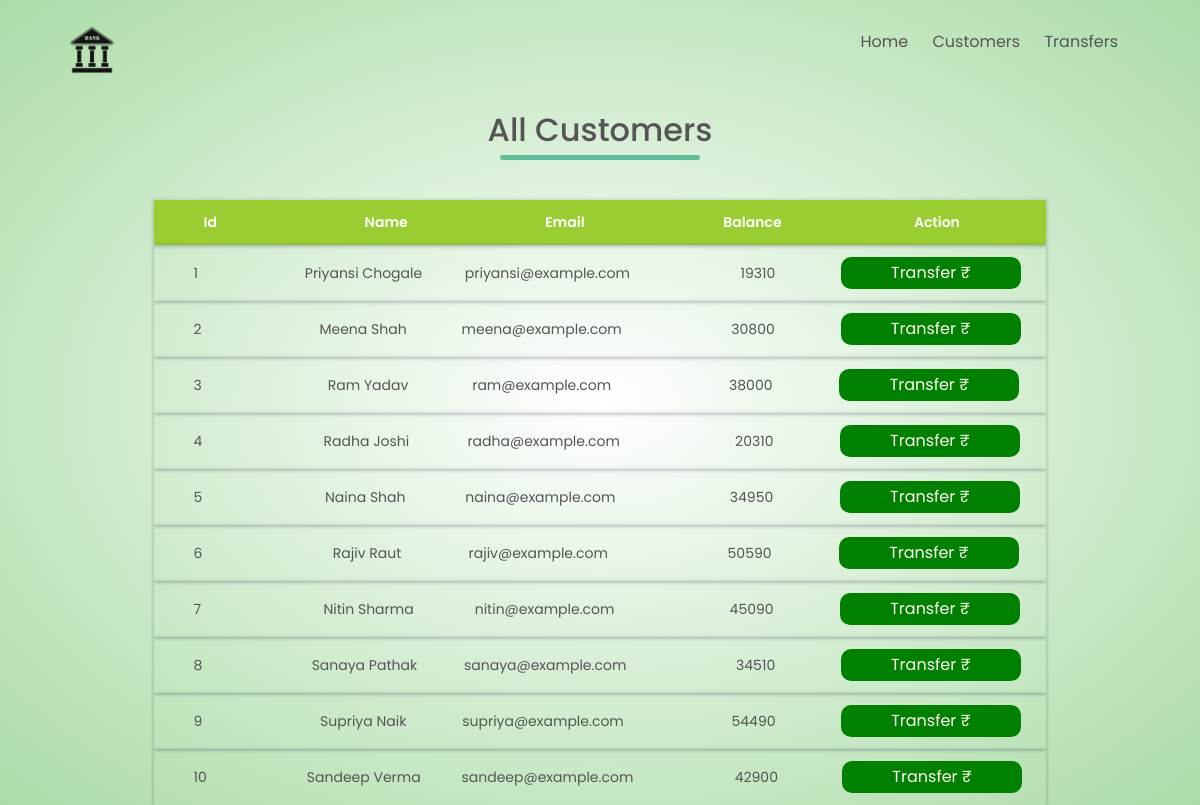
Page /viewcustomers.php on the committed database.
### tables this page shows
CREATE TABLE IF NOT EXISTS `customers` (
  `id` int(11) NOT NULL,
  `name` varchar(255) NOT NULL,
  `email` varchar(255) NOT NULL,
  `amount` float NOT NULL,
  PRIMARY KEY (`id`)
);

### viewcustomers.php (the view, shortened to what this page needs)
<?php session_start();
$con = mysqli_connect('localhost', 'root', '');
mysqli_select_db($con, 'tsfbank');
$s = "select * from customers";
$result = mysqli_query($con, $s);
$num = mysqli_num_rows($result);
?>
<html>
<head>
    <link rel="stylesheet" type="text/css" href="https://cdn.jsdelivr.net/npm/bootstrap@5.0.2/dist/css/bootstrap.min.css">
    <link rel="stylesheet" type="text/css" href="style.css">
</head>
<body>
    <div class="header">
    <div class="container">
    <div class="navbar">
            <div class="logo">
                <a href="home.php"><img src="images/bankLogo.png" width="60px"></a>
            </div>
            <nav>
                <ul id="MenuItems">
                    <li><a href="home.php">Home</a></li>
                    <li><a href="viewcustomers.php">Customers</a></li>
                    <li><a href="transferhistory.php">Transfers</a></li>
                </ul>
            </nav>
            </div>
    </div>
    <div class="container">
        <h2 class="title">All Customers</h2>
        <table class="table-box">
            <tr class="table-row ">
                <th class="table-cell table-head first-cell">Id</th>
                <th class="table-cell table-head">Name</th>
                <th class="table-cell table-head">Email</th>
                <th class="table-cell table-head">Balance</th>
                <th class="table-cell table-head">Action</th>
            </tr>
            <?php
            if($num > 0){
                while($row = mysqli_fetch_assoc($result)){ ?>
                    <tr class='table-row'>
                        <td class='table-cell first-cell'><?php echo $row['id']; ?></td>
                        <td class='table-cell'><?php echo $row['name']; ?></td>
                        <td class='table-cell'><?php echo $row['email']; ?></td>
                        <td class='table-cell last-cell'><?php echo $row['amount']; ?></td>
                        <td class='table-cell'><a href='transfermoney.php?name=<?php echo $row['name'];?>' class='btn'>Transfer &#8377;</a>
                        </td>
                    </tr>
                    <?php
                }
            }
            else{
                echo "list is empty";
            }
            ?>
        </table>
    </div>
    </div>
</body>
</html>

### style.css (style rules this page uses)
* { margin: 0; padding: 0; box-sizing: border-box; }
body { font-family: 'Poppins', sans-serif; }
.header { background: radial-gradient(#fff, #abdca7); }
.navbar { display: flex; align-items: center; padding: 20px; }
nav { flex: 1; text-align: right; }
nav ul { display: inline-block; list-style-type: none; }
nav ul li { display: inline-block; margin-right: 20px; }
a { text-decoration: none; color: #555; }
.btn { width: 220px; border-radius: 10px; background-color: green; color: ivory; padding: 10px 15px; transition: background 0.5s; transition: width 0.5s; }
.title { text-align: center; margin: 0 auto 40px; position: relative; line-height: 60px; color: #555; }
.title::after { content: ''; width: 200px; height: 5px; border-radius: 5px; background-color: #61be9b; position: absolute; left: 50%; bottom: 0; transform: translateX(-50%); }
.table-row { display: table; width: 80%; margin: 0px auto; background: transparent; padding: 12px 0; color: #555; font-size: 14px; box-shadow: 0 1px 4px 0 rgba(0, 0, 50, 0.3); transition: background 0.5s; }
.table-cell { display: table-cell; width: 350px; text-align: center; padding-top: 12px; padding-bottom: 12px; }
.first-cell { text-align: left; padding-left: 40px; }
.table-head { background-color: yellowgreen; box-shadow: none; color: #fff; font-weight: 600; text-align: left; padding-left: 50px; padding-top: 12px; padding-bottom: 12px; }
.last-cell { text-align: right; padding-right: 40px; }
.table-cell .btn { width: 180px; padding: 3px 5px; }

### rows in the picture
customers: id "1", name "Priyansi Chogale", email "priyansi@example.com", amount "19310"
customers: id "2", name "Meena Shah", email "meena@example.com", amount "30800"
customers: id "3", name "Ram Yadav", email "ram@example.com", amount "38000"
customers: id "4", name "Radha Joshi", email "radha@example.com", amount "20310"
customers: id "5", name "Naina Shah", email "naina@example.com", amount "34950"
customers: id "6", name "Rajiv Raut", email "rajiv@example.com", amount "50590"
customers: id "7", name "Nitin Sharma", email "nitin@example.com", amount "45090"
customers: id "8", name "Sanaya Pathak", email "sanaya@example.com", amount "34510"
customers: id "9", name "Supriya Naik", email "supriya@example.com", amount "54490"
customers: id "10", name "Sandeep Verma", email "sandeep@example.com", amount "42900"
